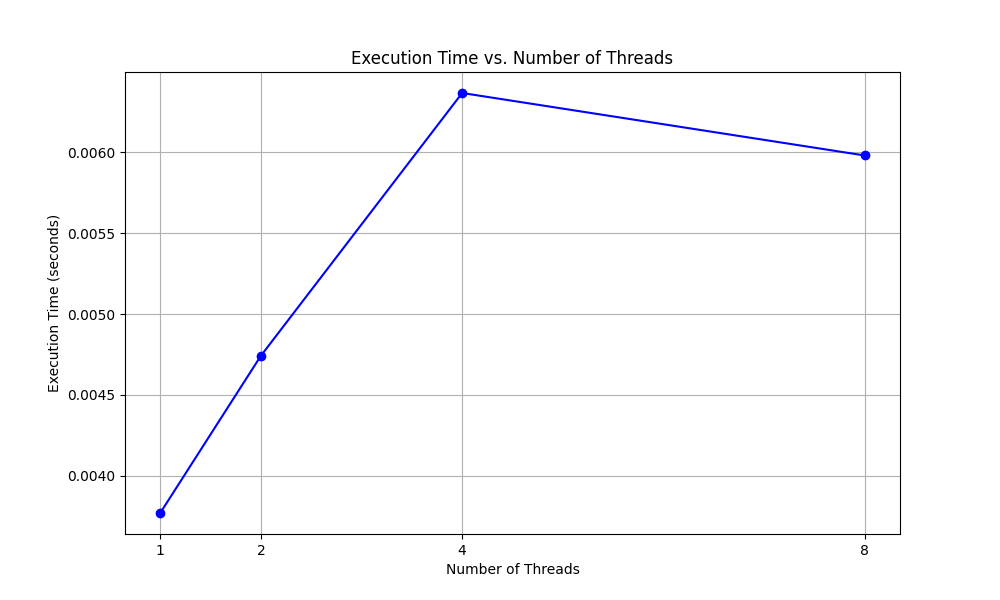

Write the Python code that produced this figure.
import pandas as pd
import matplotlib.pyplot as plt

# Read the data into a pandas DataFrame
df = pd.read_csv('openmp01_Time.dat', skipinitialspace=True)
grouped_df = df.groupby('Threads')['Time'].mean().reset_index()

# Plotting
plt.figure(figsize=(10, 6))
plt.plot(grouped_df['Threads'], grouped_df['Time'], marker='o', linestyle='-', color='b')
plt.title('Execution Time vs. Number of Threads')
plt.xlabel('Number of Threads')
plt.ylabel('Execution Time (seconds)')
plt.xticks(grouped_df['Threads'])  
plt.grid(True)
plt.savefig('openmp01.png')

plt.show()